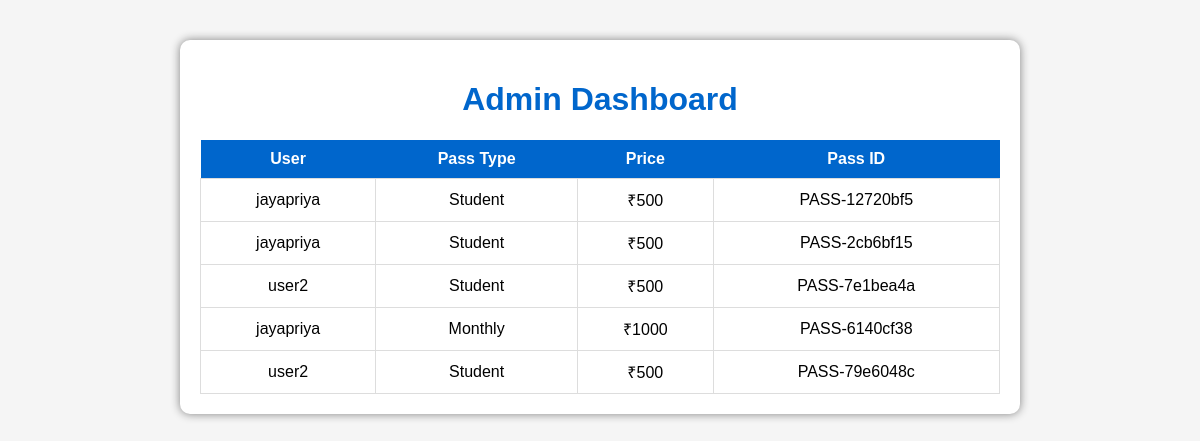
The page /admin on the database its author committed.
### tables this page shows
CREATE TABLE passes(
        id INTEGER PRIMARY KEY,
        user TEXT,
        pass_type TEXT,
        price INTEGER,
        pass_id TEXT
    );

### app.py (the view)
@app.route("/admin")
def admin():
    conn = sqlite3.connect("database.db")
    cur = conn.cursor()
    cur.execute(
        "SELECT * FROM passes"
    )
    passes = cur.fetchall()
    conn.close()
    return render_template(
        "admin.html",
        passes=passes
    )

### templates/admin.html (shortened to what this page needs)
<!DOCTYPE html>
<html>
<head>
</head>
<body>
<div class="container">
<h1>
Admin Dashboard
</h1>
<table>
<tr>
<th>User</th>
<th>Pass Type</th>
<th>Price</th>
<th>Pass ID</th>
</tr>
{% for pass in passes %}
<tr>
<td>
{{pass[1]}}
</td>
<td>
{{pass[2]}}
</td>
<td>
₹{{pass[3]}}
</td>
<td>
{{pass[4]}}
</td>
</tr>
{% endfor %}
</table>
</div>
</body>
</html>

### templates/admin.html (style rules this page uses)
body { font-family:Arial; background:#f5f5f5; }
.container { width:800px; margin:40px auto; background:white; padding:20px; border-radius:10px; box-shadow:0px 0px 10px gray; }
h1 { text-align:center; color:#0066cc; }
table { width:100%; border-collapse:collapse; }
th { background:#0066cc; color:white; padding:10px; }
td { padding:10px; border:1px solid #ddd; text-align:center; }

### rows shown on the page
passes: user "jayapriya", pass_type "Student", price "500", pass "PASS-12720bf5"
passes: user "jayapriya", pass_type "Student", price "500", pass "PASS-2cb6bf15"
passes: user "user2", pass_type "Student", price "500", pass "PASS-7e1bea4a"
passes: user "jayapriya", pass_type "Monthly", price "1000", pass "PASS-6140cf38"
passes: user "user2", pass_type "Student", price "500", pass "PASS-79e6048c"
